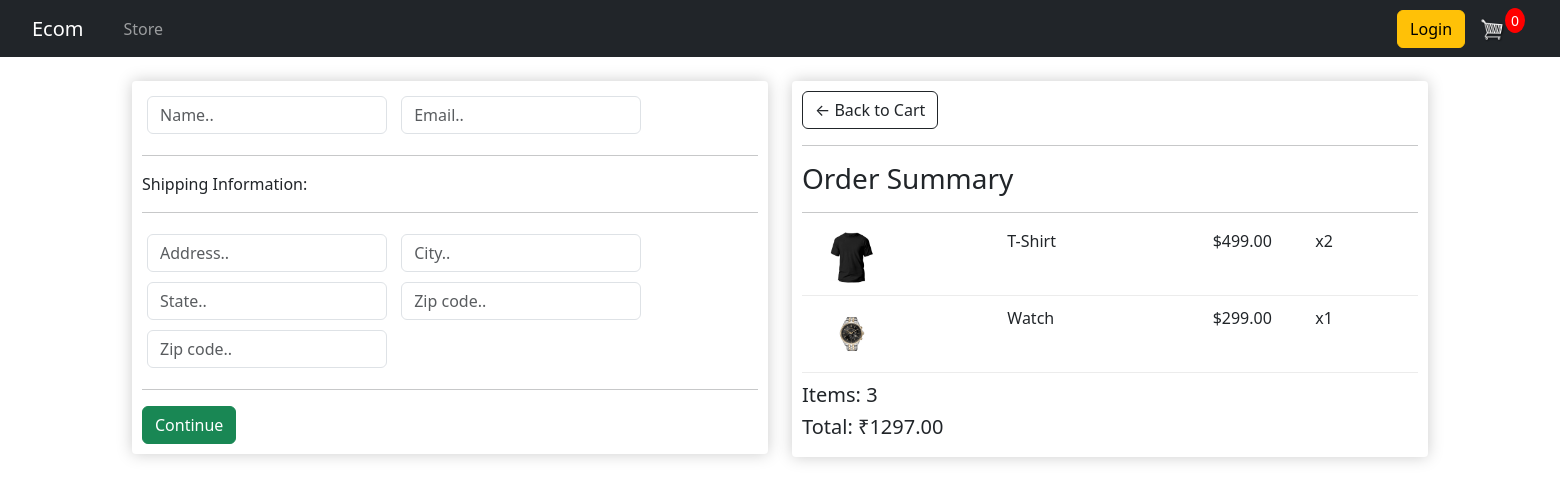
Screenshot of /checkout/ (signed in) with the database file from the repository.
### ecom_app/models.py (models this page shows, shortened)
class OrderItem(models.Model):
    product = models.ForeignKey(Product, on_delete=models.SET_NULL, null=True, blank=True )
    order = models.ForeignKey(Order, on_delete=models.SET_NULL, null=True, blank=True )
    quantity = models.IntegerField(default=0, null=True, blank=True)
    date_added = models.DateTimeField(auto_now_add=True)
    @property
    def get_total(self):
        total = self.product.price*self.quantity
        return total

class Product(models.Model):
    name = models.CharField(max_length=200, null= True)
    price = models.FloatField()
    digital = models.BooleanField(default=False, null=True, blank=False)
    image = models.ImageField(null=True, blank=True)
    @property
    def imageURL(self):
        try:
            url = self.image.url
        except:
            url = ''
        return url

class Order(models.Model):
    customer = models.ForeignKey(Customer, on_delete=models.SET_NULL, null=True, blank=True )
    date_ordered = models.DateTimeField(auto_now_add=True)
    complete = models.BooleanField(default=False, null=True, blank=False)
    transaction_id = models.CharField(max_length=200, null= True)
    @property
    def get_cart_total(self):
        orderItem = self.orderitem_set.all()
        total = sum([item.get_total for item in orderItem])
        return total
    @property
    def get_cart_items(self):
        orderItem = self.orderitem_set.all()
        total = sum([item.quantity for item in orderItem])
        return total

### ecom_app/views.py (the view)
# urls.py: path('checkout/', views.checkout, name="checkout" )
def checkout(request):
    if request.user.is_authenticated:
        customer = request.user.customer
        order, created = Order.objects.get_or_create(customer=customer, complete=False)
        items = order.orderitem_set.all()
    else:
        items=[]
        order = {'get_cart_total':0, 'get_cart_items':0} #for logged out user
    context = {'items':items, 'order': order}
    return render(request, 'store/checkout.html', context)

### ecom_app/templates/store/checkout.html (shortened to what this page needs)
{% extends 'store/main.html' %}
{% load static %}
{% block content %}
<div class="row">
    <div class="col-lg-6">
        <div class="box-element" id="form-wrapper">
            <form id="form">
                <div id="user-info">
                    <div class="form-field">
                        <input required class="form-control" type="text" name="name" placeholder="Name..">
                    </div>
                    <div class="form-field">
                        <input required class="form-control" type="email" name="email" placeholder="Email..">
                    </div>
                </div>
                <div id="shipping-info">
                    <hr>
                    <p>Shipping Information:</p>
                    <hr>
                    <div class="form-field">
                        <input class="form-control" type="text" name="address" placeholder="Address..">
                    </div>
                    <div class="form-field">
                        <input class="form-control" type="text" name="city" placeholder="City..">
                    </div>
                    <div class="form-field">
                        <input class="form-control" type="text" name="state" placeholder="State..">
                    </div>
                    <div class="form-field">
                        <input class="form-control" type="text" name="zipcode" placeholder="Zip code..">
                    </div>
                    <div class="form-field">
                        <input class="form-control" type="text" name="country" placeholder="Zip code..">
                    </div>
                </div>
                <hr>
                <input id="form-button" class="btn btn-success btn-block" type="submit" value="Continue">
            </form>
        </div>
        <br>
    </div>
    <div class="col-lg-6">
        <div class="box-element">
            <a  class="btn btn-outline-dark" href="{% url 'cart' %}">&#x2190; Back to Cart</a>
            <hr>
            <h3>Order Summary</h3>
            <hr>
            {% for item in items %}
            <div class="cart-row">
                <div style="flex:2"><img class="row-image" src="{{item.product.imageURL}}"></div>
                <div style="flex:2"><p>{{item.product.name}}</p></div>
                <div style="flex:1"><p>${{item.product.price|floatformat:2}}</p></div>
                <div style="flex:1"><p>x{{item.quantity}}</p></div>
            </div>
            {% endfor %}
            <h5>Items:   {{order.get_cart_items}}</h5>
            <h5>Total:   ₹{{order.get_cart_total|floatformat:2}}</h5>
        </div>
    </div>
</div>
{% endblock content %}

### ecom/static/css/main.css (style rules this page uses)
h1, h2, h3, h4, h5, h6 { color: hsl(0, 0%, 30%); }
.box-element { box-shadow: hsl(0, 0%, 80%) 0 0 16px; background-color: #fff; border-radius: 4px; padding: 10px; }
.col-lg-4, .col-lg-6, .col-lg-8, .col-lg-12 { margin-top: 10px; }
.btn { border-radius: 0; }
.row-image { width: 100px; }
.form-field { width: 250px; display: inline-block; padding: 5px; }
.cart-row { display: flex; align-items: flex-stretch; padding-bottom: 10px; margin-bottom: 10px; border-bottom: 1px solid #ececec; }
.btn { margin-right: 85px; }

### rows the page displays
OrderItem: product.imageURL (picture), product.name "T-Shirt", product.price "499.00", quantity "2"
OrderItem: product.imageURL (picture), product.name "Watch", product.price "299.00", quantity "1"
Order: get_cart_items "3", get_cart_total "1297.00"
